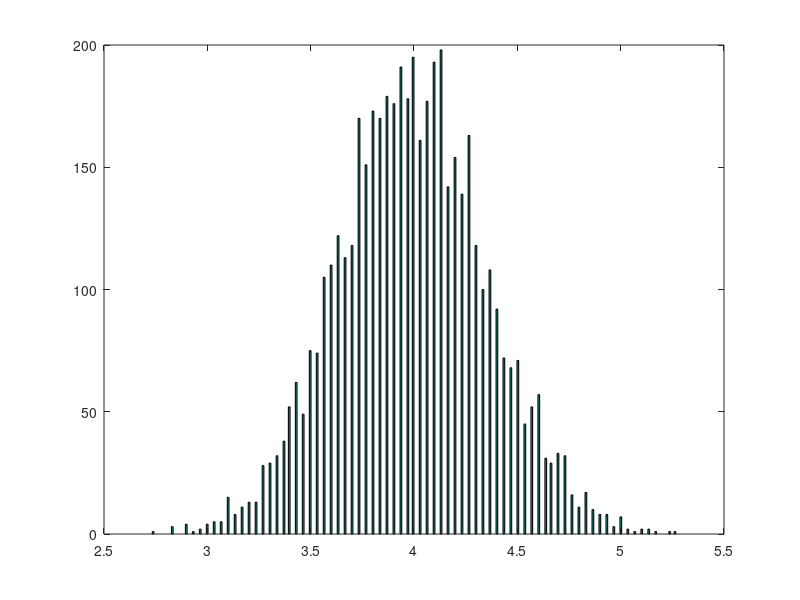

Reproduce this figure in MATLAB.
% 1.
% log L = -l * n + (Sum x_i) log l - Sum log (x_i!)
% d log L / d l = -n + (Sum x_i) / l = 0 
% QED

% 2.

M = 5000;
n = 30;
lambda = 4;

for sample=1:M
    for i=1:n
        S(sample, i) = poissrnd(lambda);
    end
end

mu_lambda = sum(S')/n;
mu_lambda_avg = sum(mu_lambda)/M
hist(mu_lambda, 300);
 % no because the estimator is biased 